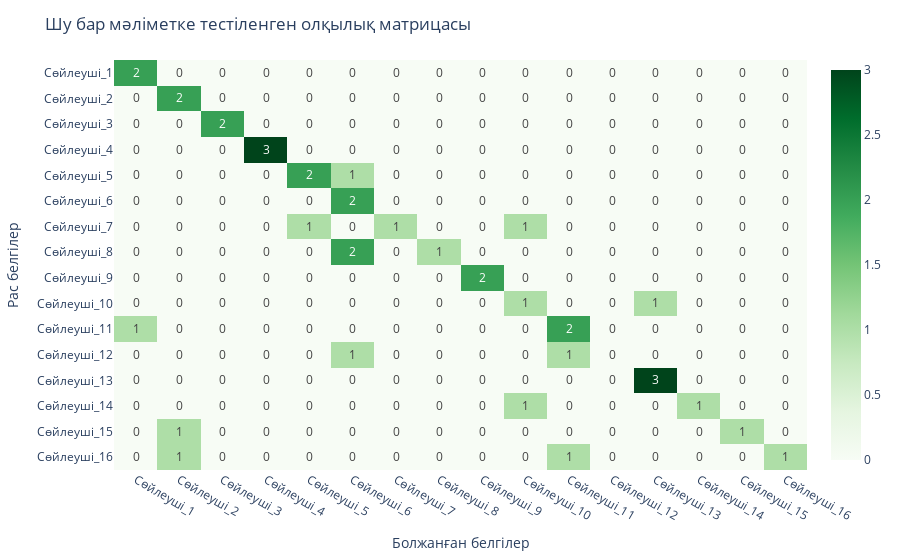

Notebook code cell kept with this figure:
### Code cell
y_pred_noisy = best_model.predict(X_noise_test)
y_pred_noisy_max = np.argmax(y_pred_noisy, axis=1)

all_labels = list(range(16))

conf_matrix_noisy = confusion_matrix(y_test, y_pred_noisy_max, labels=all_labels)




xlabels = [f'Сөйлеуші_{i+1}' for i in range(0, 16)]

fig = px.imshow(conf_matrix_noisy, x=xlabels, y=xlabels, text_auto='.d', aspect='auto', color_continuous_scale='Greens',\
               labels=dict(x='Болжанған белгілер', y='Рас белгілер'))
fig.update_layout(title='Шу бар мәліметке тестіленген олқылық матрицасы')
fig.show()

### Figure 1 — Plotly figure (JSON) as saved in the notebook; plotly's stock layout.template omitted (floating-point values rounded to 4 significant figures; data arrays with more than 128 entries replaced by an {"elided": "..."} marker saying what was removed)
{"data": [{"coloraxis": "coloraxis", "hovertemplate": "Болжанған белгілер: %{x}<br>Рас белгілер: %{y}<br>color: %{z}<extra></extra>", "name": "0", "texttemplate": "%{z:.d}", "type": "heatmap", "x": ["Сөйлеуші_1", "Сөйлеуші_2", "Сөйлеуші_3", "Сөйлеуші_4", "Сөйлеуші_5", "Сөйлеуші_6", "Сөйлеуші_7", "Сөйлеуші_8", "Сөйлеуші_9", "Сөйлеуші_10", "Сөйлеуші_11", "Сөйлеуші_12", "Сөйлеуші_13", "Сөйлеуші_14", "Сөйлеуші_15", "Сөйлеуші_16"], "xaxis": "x", "y": ["Сөйлеуші_1", "Сөйлеуші_2", "Сөйлеуші_3", "Сөйлеуші_4", "Сөйлеуші_5", "Сөйлеуші_6", "Сөйлеуші_7", "Сөйлеуші_8", "Сөйлеуші_9", "Сөйлеуші_10", "Сөйлеуші_11", "Сөйлеуші_12", "Сөйлеуші_13", "Сөйлеуші_14", "Сөйлеуші_15", "Сөйлеуші_16"], "yaxis": "y", "z": {"elided": "16x16 int values"}}], "layout": {"autosize": true, "coloraxis": {"colorscale": [[0, "rgb(247,252,245)"], [0.125, "rgb(229,245,224)"], [0.25, "rgb(199,233,192)"], [0.375, "rgb(161,217,155)"], [0.5, "rgb(116,196,118)"], [0.625, "rgb(65,171,93)"], [0.75, "rgb(35,139,69)"], [0.875, "rgb(0,109,44)"], [1, "rgb(0,68,27)"]]}, "margin": {"t": 60}, "title": {"text": "Шу бар мәліметке тестіленген олқылық матрицасы"}, "xaxis": {"anchor": "y", "autorange": true, "domain": [0, 1], "range": [-0.5, 15.5], "title": {"text": "Болжанған белгілер"}, "type": "category"}, "yaxis": {"anchor": "x", "autorange": true, "domain": [0, 1], "range": [15.5, -0.5], "title": {"text": "Рас белгілер"}, "type": "category"}}}
